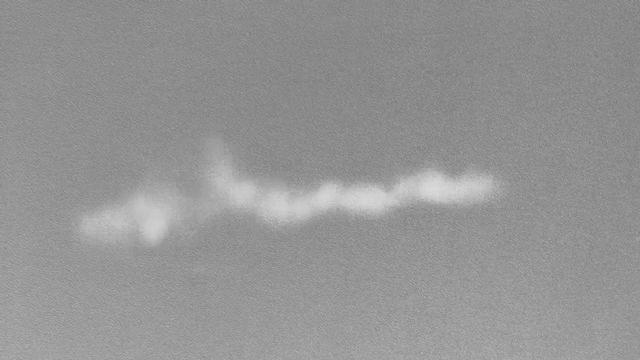
#> input picture data/reference_frame.png, 640 x 360 px, found by its file name
$ python validate_extraction.py --frame data/reference_frame.png --out output/overlay.png
#> lines starting #> are read from the running program, lines starting #| are printed output that depends on the picture
### src/wave_from_video/extract.py
"""Spatial waveform extraction — the core algorithm.

For a single grayscale frame, find the bright reflection band's vertical
position for every column (``centerline``), expressed as a signed displacement
from its resting level (``amplitude``). A per-column ``confidence`` marks where
the band is actually present (it only spans the central part of the width).

The band is blurry, so an intensity-weighted centroid (sub-pixel, noise-robust)
is used rather than an ``argmax``.
"""

from __future__ import annotations

from dataclasses import dataclass

import numpy as np
from scipy.ndimage import gaussian_filter, gaussian_filter1d


@dataclass(frozen=True)
class Waveform:
    """Per-frame spatial waveform.

    Attributes:
        x: Column indices, shape ``(W,)``.
        centerline: Band row position per column, shape ``(W,)``. NaN where the
            band is absent (confidence below threshold).
        amplitude: Signed displacement ``baseline - centerline`` per column,
            shape ``(W,)``. Zero where the band is absent.
        confidence: Normalised per-column band intensity in ``[0, 1]``.
        baseline: The band's resting row level (weighted median centerline).
        height: Frame height in pixels (for plotting / overlay).
    """

    x: np.ndarray
    centerline: np.ndarray
    amplitude: np.ndarray
    confidence: np.ndarray
    baseline: float
    height: int


def _column_background(gray: np.ndarray, percentile: float) -> np.ndarray:
    """Estimate per-column background brightness (the grey water surface)."""
    return np.percentile(gray, percentile, axis=0)


def extract_waveform(
    gray: np.ndarray,
    *,
    background_percentile: float = 70.0,
    confidence_threshold: float = 0.35,
    frame_smooth_sigma: float = 2.0,
    weight_power: float = 2.0,
    smooth_sigma: float = 2.0,
) -> Waveform:
    """Extract the spatial waveform from one grayscale frame.

    Args:
        gray: 2-D float array ``(H, W)``.
        background_percentile: Per-column percentile used as background; the band
            is what rises above it. Higher values suppress the diffuse water
            texture so the faint band stands out.
        confidence_threshold: Columns whose peak band height (relative to the
            brightest column) is below this are treated as band-absent
            (centerline NaN, amplitude 0).
        frame_smooth_sigma: Gaussian denoising applied to the frame before
            tracing, to suppress the grainy water texture.
        weight_power: Exponent on the above-background brightness used for the
            centroid. ``> 1`` concentrates weight on the bright ridge and
            rejects diffuse background residual.
        smooth_sigma: Gaussian smoothing (in columns) applied to the amplitude.

    Returns:
        A :class:`Waveform`.
    """
    if gray.ndim != 2:
        raise ValueError("expected a 2-D grayscale frame")
    gray = gray.astype(np.float64)
    height, width = gray.shape
    rows = np.arange(height, dtype=np.float64)[:, None]  # (H, 1)

    # Denoise, then subtract per-column background: keep brightness above it.
    smoothed = gaussian_filter(gray, frame_smooth_sigma) if frame_smooth_sigma > 0 else gray
    background = _column_background(smoothed, background_percentile)[None, :]  # (1, W)
    bright = np.clip(smoothed - background, 0.0, None)  # (H, W)

    # Per-column centroid weighted by the band ridge (peak-emphasised).
    weight = bright**weight_power  # (H, W)
    weight_sum = weight.sum(axis=0)  # (W,)
    with np.errstate(invalid="ignore", divide="ignore"):
        centerline = (weight * rows).sum(axis=0) / weight_sum  # (W,)

    # Confidence = normalised per-column peak band height above background.
    peak = bright.max(axis=0)  # (W,)
    confidence = peak / peak.max() if peak.max() > 0 else np.zeros(width)
    present = confidence >= confidence_threshold

    # Baseline = confidence-weighted median of present centerlines.
    if present.any():
        baseline = _weighted_median(centerline[present], confidence[present])
    else:
        baseline = height / 2.0

    amplitude = np.where(present, baseline - centerline, 0.0)
    if smooth_sigma > 0:
        amplitude = gaussian_filter1d(amplitude, smooth_sigma)

    centerline_out = np.where(present, centerline, np.nan)
    return Waveform(
        x=np.arange(width),
        centerline=centerline_out,
        amplitude=amplitude,
        confidence=confidence,
        baseline=float(baseline),
        height=height,
    )


def band_contrast(gray: np.ndarray, waveform: Waveform) -> dict[str, float]:
    """Quantify how well the centerline sits on the bright band.

    Returns mean brightness under the detected centerline, the background median,
    and their difference. A large positive ``delta`` means the trace tracks the
    band rather than the grey background.
    """
    gray = gray.astype(np.float64)
    present = ~np.isnan(waveform.centerline)
    cols = np.where(present)[0]
    if cols.size == 0:
        return {"under_curve": float("nan"), "background": float(np.median(gray)), "delta": 0.0}
    rows = np.clip(np.round(waveform.centerline[cols]).astype(int), 0, gray.shape[0] - 1)
    under_curve = float(gray[rows, cols].mean())
    background = float(np.median(gray))
    return {"under_curve": under_curve, "background": background, "delta": under_curve - background}


def _weighted_median(values: np.ndarray, weights: np.ndarray) -> float:
    """Weighted median of ``values`` with non-negative ``weights``."""
    order = np.argsort(values)
    values, weights = values[order], weights[order]
    cum = np.cumsum(weights)
    cutoff = cum[-1] / 2.0
    return float(values[np.searchsorted(cum, cutoff)])

### src/wave_from_video/render.py
"""Rendering and output: overlay images, waveform plots, and data files.

The overlay (extracted centerline drawn on a frame) is the primary visual
validation. Plotting uses a non-interactive backend so it runs headless.
"""

from __future__ import annotations

from pathlib import Path

import matplotlib

matplotlib.use("Agg")

import matplotlib.pyplot as plt  # noqa: E402
import numpy as np  # noqa: E402
import soundfile as sf  # noqa: E402
from scipy.signal import resample  # noqa: E402

from .extract import Waveform  # noqa: E402
from .temporal import TemporalResult  # noqa: E402

WAV_SAMPLE_RATE = 44100
WAV_DURATION = 2.0


def render_overlay(
    gray: np.ndarray, waveform: Waveform, out_path: str | Path, *, title: str | None = None
) -> Path:
    """Draw the extracted centerline over the frame and save a PNG.

    The line is coloured by confidence so faint/absent regions are visible.
    """
    out_path = Path(out_path)
    out_path.parent.mkdir(parents=True, exist_ok=True)

    fig, ax = plt.subplots(figsize=(gray.shape[1] / 100, gray.shape[0] / 100), dpi=100)
    ax.imshow(gray, cmap="gray", aspect="auto")

    present = ~np.isnan(waveform.centerline)
    x = waveform.x[present]
    y = waveform.centerline[present]
    ax.scatter(x, y, c=waveform.confidence[present], cmap="autumn", s=4, vmin=0, vmax=1)
    ax.axhline(waveform.baseline, color="cyan", lw=0.5, alpha=0.6, ls="--")

    ax.set_xlim(0, gray.shape[1])
    ax.set_ylim(gray.shape[0], 0)
    ax.axis("off")
    if title:
        ax.set_title(title)
    fig.savefig(out_path, bbox_inches="tight", pad_inches=0)
    plt.close(fig)
    return out_path


# [90 lines left out: functions normalize_signal, signal_to_wav, save_waveform_npz, render_waveform_plot, not called in this run]

### scripts/validate_extraction.py
"""Validate spatial extraction on the reference frame.

Runs the extractor on ``data/reference_frame.png``, writes an overlay image, and
prints contrast metrics. This is the quickest visual + numeric check that the
extraction tracks the band.

Reusable across sessions:
    uv run python scripts/validate_extraction.py
    uv run python scripts/validate_extraction.py --frame data/reference_frame.png --out output/overlay.png
"""

from __future__ import annotations

import argparse
from pathlib import Path

import imageio.v2 as imageio
import numpy as np

from wave_from_video.extract import band_contrast, extract_waveform
from wave_from_video.render import render_overlay


def load_gray(path: str) -> np.ndarray:
    gray = imageio.imread(path).astype(np.float64)
    return gray.mean(axis=2) if gray.ndim == 3 else gray


def main() -> None:
    parser = argparse.ArgumentParser(description=__doc__)
    parser.add_argument("--frame", default="data/reference_frame.png")
    parser.add_argument("--out", default="output/overlay.png")
    args = parser.parse_args()

    gray = load_gray(args.frame)
    wf = extract_waveform(gray)
#> in extract_waveform, `bright = np.clip(smoothed - background, 0.0, None)`:
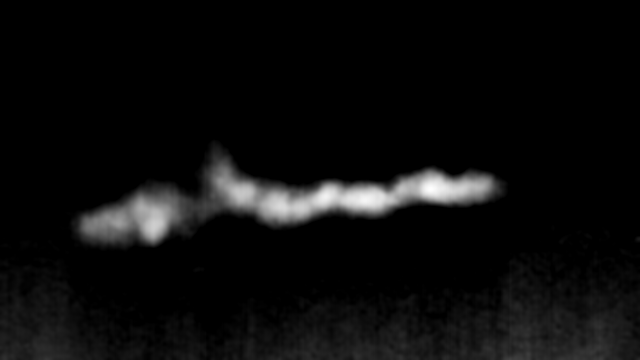
#> bright: shape (360, 640) float64; min 0, max 62.4, mean 3; drawn with min black and max white
#> in extract_waveform, `weight = bright**weight_power`:
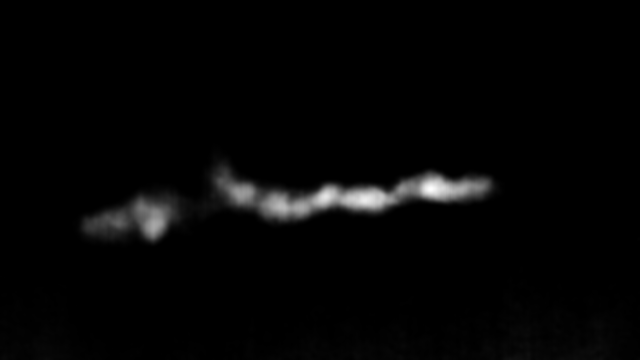
#> weight: shape (360, 640) float64; min 0, max 3893.4, mean 80.1; drawn with min black and max white
#> in extract_waveform, `weight_sum = weight.sum(axis=0)`: weight_sum = 640 values, max 84119.6 at index 153, min 1298.5 at index 636, mean 28836.1
#> in extract_waveform, `centerline = (weight * rows).sum(axis=0) / weight_sum`: centerline = 640 values, max 342.6 at index 581, min 182.5 at index 220, mean 249.7
#> in extract_waveform, `peak = bright.max(axis=0)`: peak = 640 values, max 62.4 at index 430, min 6.47 at index 633, mean 31.82
#> in extract_waveform, `confidence = peak / peak.max() if peak.max() > 0 else np.zeros(width)`: confidence = 640 values, max 1 at index 430, min 0.104 at index 633, mean 0.51
#> in _weighted_median, `order = np.argsort(values)`: order = 378 values, max 377 at index 349, min 0 at index 377, mean 188.5
#> in _weighted_median, `values, weights = values[order], weights[order]`: values = 378 values from 182.5 to 234.8; weights = 378 values, max 1 at index 31, min 0.353 at index 301, mean 0.733
#> in _weighted_median, `cum = np.cumsum(weights)`: cum = 378 values from 0.576 to 277.2
#> in _weighted_median, `cutoff = cum[-1] / 2.0`: cutoff = 138.6
#> in extract_waveform, `baseline = _weighted_median(centerline[present], confidence[present])`: baseline = 202.9
#> in extract_waveform, `amplitude = np.where(present, baseline - centerline, 0.0)`: amplitude = 640 values, max 20.41 at index 220, min -31.9 at index 83, mean -1.25
#> in extract_waveform, `amplitude = gaussian_filter1d(amplitude, smooth_sigma)`: amplitude = 640 values, max 20.25 at index 219, min -28.17 at index 87, mean -1.25
    metrics = band_contrast(gray, wf)
#> in band_contrast, `under_curve = float(gray[rows, cols].mean())`: under_curve = 193.7
#> in band_contrast, `background = float(np.median(gray))`: background = 145
#> metrics = {'under_curve': 193.7, 'background': 145, 'delta': 48.67}
    present = int((~np.isnan(wf.centerline)).sum())
#> present = 378

    out = render_overlay(gray, wf, args.out, title="Extracted waveform overlay")
#> in render_overlay, `fig.savefig(out_path, bbox_inches="tight", pad_inches=0)`:
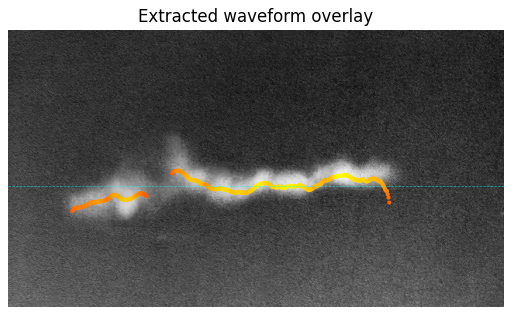
#> figure drawn by matplotlib, 1 panel
    print(f"frame: {args.frame}  present_columns: {present}")
#| frame: data/reference_frame.png  present_columns: 378
    print(
        f"under_curve: {metrics['under_curve']:.1f}  background: {metrics['background']:.1f}  "
        f"delta: {metrics['delta']:.1f}"
    )
#| under_curve: 193.7  background: 145.0  delta: 48.7
    print(f"overlay written: {Path(out)}")
#| overlay written: output/overlay.png


if __name__ == "__main__":
    main()
